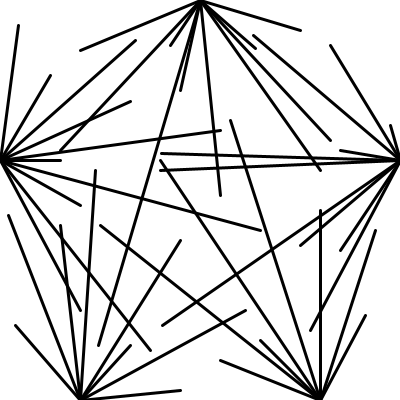
Frame 1 (no input)
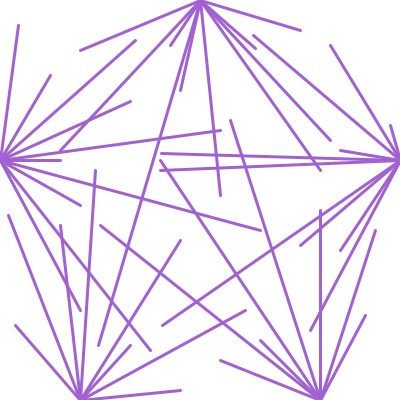
Frame 60 (the mouse pressed at the canvas centre just before this capture)
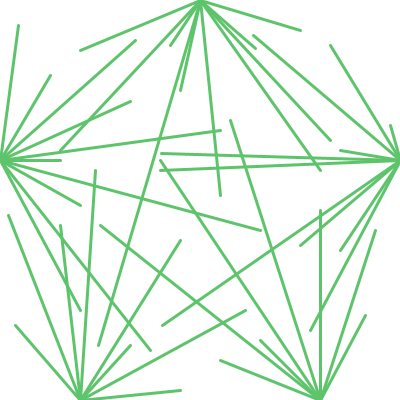
Frame 120 (the mouse held since frame 60 and released just before this capture)

The Processing sketch that drew these frames (run headless with seeded random() and noise(); from frame 60 on, the mouse is pressed at the canvas centre):

// Processing sketch: processing_112978
// ── processing_112978.pde

/*   Homework Six - Class Composition
     Sabrina Pardus 
     09/24/13
*/

Pentagon pentagon;
Timer timer;

// Arrays of x2 position of pentagon
int [] xTopPentagon = {80, 60, 170, 98, 180, 220, 320, 330, 255, 300};
int [] xLeftPentagon = {18, 50, 135, 130, 220, 60, 260, 80, 150, 80};
int [] xRightPentagon = {330, 253, 390, 340, 340, 161, 160, 162, 300, 310};
int [] xBottomLeftPentagon = {15, 8, 60, 95, 180, 130, 245, 180};
int [] xBottomRightPentagon = {220, 100, 260, 160, 230, 320, 375, 365};

// Arrays of y2 position of pentagon
int [] yTopPentagon = {50, 150, 45, 345, 90, 195, 170, 140, 48, 30};
int [] yLeftPentagon = {25, 75, 40, 101, 130, 160, 230, 205, 350, 310};
int [] yRightPentagon = {45, 35, 125, 150, 250, 153, 170, 325, 245, 330};
int [] yBottomLeftPentagon = {325, 215, 225, 170, 240, 345, 310, 390};
int [] yBottomRightPentagon = {360, 225, 340, 160, 120, 210, 230, 315};

void setup() {
  size (400,400);
  // Initialize Composition Object
  pentagon = new Pentagon(0, 4, 390, 4, xTopPentagon, xLeftPentagon, xRightPentagon, xBottomLeftPentagon, 
    xBottomRightPentagon, yTopPentagon, yLeftPentagon, yRightPentagon, yBottomLeftPentagon, yBottomRightPentagon);
  timer = new Timer(1000);
  timer.start();
}

void draw() {
  background(255);
  smooth();
  
  // Drawing white lines
  if (timer.isFinished()) {
    stroke(timer.randColors());
    timer.start();
  }
  strokeWeight(3);
  
  // Operator Composition Objects
  pentagon.createTopPentagon(xTopPentagon, yTopPentagon);
  pentagon.createRightPentagon(xRightPentagon, yRightPentagon);
  pentagon.createLeftPentagon(xLeftPentagon, yLeftPentagon);
  pentagon.createBottomLeftPentagon(xBottomLeftPentagon, yBottomLeftPentagon);
  pentagon.createBottomRightPentagon(xBottomRightPentagon, yBottomRightPentagon);
}

class Timer {
  int savedTime;    // When Timer started
  int totalTime;    // How long Timer should last
  
  Timer (int tempTotalTime) {
    totalTime = tempTotalTime;
  }
  
  // Starting the timer
  void start() {
    savedTime = millis();
  }
  
  // Random colors
   color randColors() {
     float r = random(55,220);
     float g = random(55,220);
     float b = random(55,220);
     return color(r,g,b);
   }

  boolean isFinished () {
    // Check how much time has passed
    int passedTime = millis() - savedTime;
    if (passedTime > totalTime) {
      return true;
    } else {
      return false;
    }
  }
}
  
class Pentagon {
  // Variables to move rectangles across the screen
  int x;
  int xSpeed;
  int y;
  int ySpeed;
  
  // Arrays of x2 positions to draw top, left, right, bottom-left, and bottom-right of pentagon
  int [] xTopPentagon;
  int [] xRightPentagon;
  int [] xLeftPentagon;
  int [] xBottomLeftPentagon;
  int [] xBottomRightPentagon;
  
  // Arrays of y2 positions to draw top, left, right, bottom-left, and bottom-right of pentagon
  int [] yTopPentagon;
  int [] yRightPentagon;
  int [] yLeftPentagon;
  int [] yBottomLeftPentagon;
  int [] yBottomRightPentagon;
  
 
  Pentagon(int tempX, int tempXSpeed, int tempY, int tempYSpeed, int [] tempXTopPentagon, int [] tempXLeftPentagon,
     int [] tempXRightPentagon, int [] tempXBottomLeftPentagon, int [] tempXBottomRightPentagon, int [] tempYTopPentagon, 
     int [] tempYLeftPentagon, int [] tempYRightPentagon, int [] tempYBottomLeftPentagon, int [] tempYBottomRightPentagon) {
     x = tempX;
     xSpeed = tempXSpeed;
     y = tempY;
     ySpeed = tempYSpeed;
     xTopPentagon = tempXTopPentagon;
     xLeftPentagon = tempXLeftPentagon;
     xRightPentagon = tempXRightPentagon;
     xBottomLeftPentagon = tempXBottomLeftPentagon;
     xBottomRightPentagon = tempXBottomRightPentagon;  
     yTopPentagon = tempYTopPentagon;
     yLeftPentagon = tempYLeftPentagon;
     yRightPentagon = tempYRightPentagon;
     yBottomLeftPentagon = tempYBottomLeftPentagon;
     yBottomRightPentagon = tempYBottomRightPentagon;    
   }
   
   // Create the pentagon
   void createTopPentagon(int[] x2, int[] y2) {
     for (int i = 0; i < x2.length; i++) {      
       line (200, 0, x2[i], y2[i]);
     }
   }
   
   void createRightPentagon (int[] x2, int[] y2) {
     for (int i = 0; i < x2.length; i++) {      
       line (400, 160, x2[i], y2[i]);
     }     
   }
   
   void createLeftPentagon (int[] x2, int[] y2) {
     for (int i = 0; i < x2.length; i++) {      
       line (0, 160, x2[i], y2[i]);
     }    
   }
   
   void createBottomLeftPentagon (int[] x2, int[] y2) {
     for (int i = 0; i < x2.length; i++) {      
       line (80, 400, x2[i], y2[i]);
     }  
   }
   
   void createBottomRightPentagon (int[] x2, int[] y2) {
     for (int i = 0; i < x2.length; i++) {      
       line (320, 400, x2[i], y2[i]);
     }
   }
}
     
